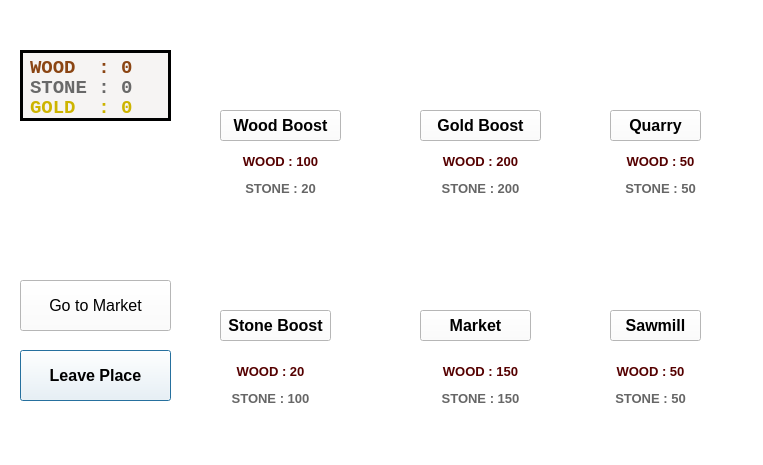
<?xml version="1.0" encoding="UTF-8"?>
<ui version="4.0">
 <class>BuildingSite</class>
 <widget class="QDialog" name="BuildingSite">
  <property name="geometry">
   <rect>
    <x>0</x>
    <y>0</y>
    <width>763</width>
    <height>465</height>
   </rect>
  </property>
  <property name="windowTitle">
   <string>BuildingSite</string>
  </property>
  <property name="styleSheet">
   <string notr="true">background-color:rgb(255,255,255)</string>
  </property>
  <widget class="QLabel" name="Sawmill">
   <property name="geometry">
    <rect>
     <x>600</x>
     <y>200</y>
     <width>110</width>
     <height>90</height>
    </rect>
   </property>
   <property name="text">
    <string/>
   </property>
   <property name="pixmap">
    <pixmap resource="files.qrc">:/images/Imgs/place.png</pixmap>
   </property>
   <property name="scaledContents">
    <bool>true</bool>
   </property>
  </widget>
  <widget class="QPushButton" name="exit">
   <property name="geometry">
    <rect>
     <x>20</x>
     <y>350</y>
     <width>151</width>
     <height>51</height>
    </rect>
   </property>
   <property name="font">
    <font>
     <pointsize>12</pointsize>
     <weight>75</weight>
     <bold>true</bold>
    </font>
   </property>
   <property name="text">
    <string>Leave Place</string>
   </property>
  </widget>
  <widget class="QPushButton" name="Buildsawmill">
   <property name="geometry">
    <rect>
     <x>610</x>
     <y>310</y>
     <width>91</width>
     <height>31</height>
    </rect>
   </property>
   <property name="font">
    <font>
     <pointsize>12</pointsize>
     <weight>75</weight>
     <bold>true</bold>
    </font>
   </property>
   <property name="text">
    <string>Sawmill</string>
   </property>
  </widget>
  <widget class="QPushButton" name="BuildStoneBoost">
   <property name="geometry">
    <rect>
     <x>220</x>
     <y>310</y>
     <width>111</width>
     <height>31</height>
    </rect>
   </property>
   <property name="font">
    <font>
     <pointsize>12</pointsize>
     <weight>75</weight>
     <bold>true</bold>
    </font>
   </property>
   <property name="text">
    <string>Stone Boost</string>
   </property>
  </widget>
  <widget class="QPushButton" name="BuildQuarry">
   <property name="geometry">
    <rect>
     <x>610</x>
     <y>110</y>
     <width>91</width>
     <height>31</height>
    </rect>
   </property>
   <property name="font">
    <font>
     <pointsize>12</pointsize>
     <weight>75</weight>
     <bold>true</bold>
    </font>
   </property>
   <property name="text">
    <string>Quarry</string>
   </property>
  </widget>
  <widget class="QPushButton" name="BuildWoodBoost">
   <property name="geometry">
    <rect>
     <x>220</x>
     <y>110</y>
     <width>121</width>
     <height>31</height>
    </rect>
   </property>
   <property name="font">
    <font>
     <pointsize>12</pointsize>
     <weight>75</weight>
     <bold>true</bold>
    </font>
   </property>
   <property name="text">
    <string>Wood Boost</string>
   </property>
  </widget>
  <widget class="QPushButton" name="BuildGoldBoost">
   <property name="geometry">
    <rect>
     <x>420</x>
     <y>110</y>
     <width>121</width>
     <height>31</height>
    </rect>
   </property>
   <property name="font">
    <font>
     <pointsize>12</pointsize>
     <weight>75</weight>
     <bold>true</bold>
    </font>
   </property>
   <property name="text">
    <string>Gold Boost</string>
   </property>
  </widget>
  <widget class="QPushButton" name="BuildMarket">
   <property name="geometry">
    <rect>
     <x>420</x>
     <y>310</y>
     <width>111</width>
     <height>31</height>
    </rect>
   </property>
   <property name="font">
    <font>
     <pointsize>12</pointsize>
     <weight>75</weight>
     <bold>true</bold>
    </font>
   </property>
   <property name="text">
    <string>Market</string>
   </property>
  </widget>
  <widget class="QLabel" name="WoodBoost">
   <property name="geometry">
    <rect>
     <x>230</x>
     <y>10</y>
     <width>111</width>
     <height>91</height>
    </rect>
   </property>
   <property name="text">
    <string/>
   </property>
   <property name="pixmap">
    <pixmap resource="files.qrc">:/images/Imgs/place.png</pixmap>
   </property>
   <property name="scaledContents">
    <bool>true</bool>
   </property>
  </widget>
  <widget class="QLabel" name="GoldBoost">
   <property name="geometry">
    <rect>
     <x>430</x>
     <y>10</y>
     <width>111</width>
     <height>91</height>
    </rect>
   </property>
   <property name="text">
    <string/>
   </property>
   <property name="pixmap">
    <pixmap resource="files.qrc">:/images/Imgs/place.png</pixmap>
   </property>
   <property name="scaledContents">
    <bool>true</bool>
   </property>
  </widget>
  <widget class="QLabel" name="Quarry">
   <property name="geometry">
    <rect>
     <x>600</x>
     <y>10</y>
     <width>111</width>
     <height>91</height>
    </rect>
   </property>
   <property name="text">
    <string/>
   </property>
   <property name="pixmap">
    <pixmap resource="files.qrc">:/images/Imgs/place.png</pixmap>
   </property>
   <property name="scaledContents">
    <bool>true</bool>
   </property>
  </widget>
  <widget class="QLabel" name="StoneBoost">
   <property name="geometry">
    <rect>
     <x>220</x>
     <y>210</y>
     <width>111</width>
     <height>91</height>
    </rect>
   </property>
   <property name="text">
    <string/>
   </property>
   <property name="pixmap">
    <pixmap resource="files.qrc">:/images/Imgs/place.png</pixmap>
   </property>
   <property name="scaledContents">
    <bool>true</bool>
   </property>
  </widget>
  <widget class="QLabel" name="Market">
   <property name="geometry">
    <rect>
     <x>420</x>
     <y>200</y>
     <width>111</width>
     <height>91</height>
    </rect>
   </property>
   <property name="text">
    <string/>
   </property>
   <property name="pixmap">
    <pixmap resource="files.qrc">:/images/Imgs/place.png</pixmap>
   </property>
   <property name="scaledContents">
    <bool>true</bool>
   </property>
  </widget>
  <widget class="QFrame" name="frame">
   <property name="geometry">
    <rect>
     <x>20</x>
     <y>50</y>
     <width>151</width>
     <height>71</height>
    </rect>
   </property>
   <property name="maximumSize">
    <size>
     <width>1200</width>
     <height>600</height>
    </size>
   </property>
   <property name="styleSheet">
    <string notr="true">background-color:rgb(246, 244, 243)</string>
   </property>
   <property name="frameShape">
    <enum>QFrame::Box</enum>
   </property>
   <property name="frameShadow">
    <enum>QFrame::Plain</enum>
   </property>
   <property name="lineWidth">
    <number>3</number>
   </property>
   <property name="midLineWidth">
    <number>4</number>
   </property>
   <widget class="QLabel" name="AmountOfGold">
    <property name="geometry">
     <rect>
      <x>10</x>
      <y>50</y>
      <width>131</width>
      <height>16</height>
     </rect>
    </property>
    <property name="font">
     <font>
      <family>Courier New</family>
      <pointsize>14</pointsize>
      <weight>75</weight>
      <bold>true</bold>
     </font>
    </property>
    <property name="styleSheet">
     <string notr="true">color:rgb(205,180,0)</string>
    </property>
    <property name="text">
     <string>GOLD  : 0</string>
    </property>
    <property name="alignment">
     <set>Qt::AlignLeading|Qt::AlignLeft|Qt::AlignVCenter</set>
    </property>
   </widget>
   <widget class="QLabel" name="AmountOfStone">
    <property name="geometry">
     <rect>
      <x>10</x>
      <y>30</y>
      <width>131</width>
      <height>16</height>
     </rect>
    </property>
    <property name="font">
     <font>
      <family>Courier New</family>
      <pointsize>14</pointsize>
      <weight>75</weight>
      <bold>true</bold>
     </font>
    </property>
    <property name="styleSheet">
     <string notr="true">color:rgb(105,105,105)</string>
    </property>
    <property name="text">
     <string>STONE : 0</string>
    </property>
    <property name="alignment">
     <set>Qt::AlignLeading|Qt::AlignLeft|Qt::AlignVCenter</set>
    </property>
   </widget>
   <widget class="QLabel" name="AmountOfWood">
    <property name="geometry">
     <rect>
      <x>10</x>
      <y>10</y>
      <width>131</width>
      <height>16</height>
     </rect>
    </property>
    <property name="font">
     <font>
      <family>Courier New</family>
      <pointsize>14</pointsize>
      <weight>75</weight>
      <bold>true</bold>
     </font>
    </property>
    <property name="styleSheet">
     <string notr="true">color:	rgb(139,69,19)</string>
    </property>
    <property name="text">
     <string>WOOD  : 0</string>
    </property>
    <property name="alignment">
     <set>Qt::AlignLeading|Qt::AlignLeft|Qt::AlignVCenter</set>
    </property>
   </widget>
  </widget>
  <widget class="QPushButton" name="pushButton">
   <property name="geometry">
    <rect>
     <x>20</x>
     <y>280</y>
     <width>151</width>
     <height>51</height>
    </rect>
   </property>
   <property name="font">
    <font>
     <pointsize>12</pointsize>
    </font>
   </property>
   <property name="text">
    <string>Go to Market</string>
   </property>
  </widget>
  <widget class="QLabel" name="label_Quarry">
   <property name="geometry">
    <rect>
     <x>610</x>
     <y>150</y>
     <width>101</width>
     <height>51</height>
    </rect>
   </property>
   <property name="font">
    <font>
     <pointsize>10</pointsize>
     <weight>75</weight>
     <bold>true</bold>
    </font>
   </property>
   <property name="text">
    <string>&lt;html&gt;&lt;head/&gt;&lt;body&gt;&lt;p align=&quot;center&quot;&gt;&lt;span style=&quot; color:#550000;&quot;&gt;WOOD : 50&lt;/span&gt;&lt;/p&gt;&lt;p align=&quot;center&quot;&gt;&lt;span style=&quot; color:#666666;&quot;&gt;STONE : 50&lt;/span&gt;&lt;/p&gt;&lt;/body&gt;&lt;/html&gt;</string>
   </property>
  </widget>
  <widget class="QLabel" name="label_goldboost">
   <property name="geometry">
    <rect>
     <x>430</x>
     <y>150</y>
     <width>101</width>
     <height>51</height>
    </rect>
   </property>
   <property name="font">
    <font>
     <pointsize>10</pointsize>
     <weight>75</weight>
     <bold>true</bold>
    </font>
   </property>
   <property name="text">
    <string>&lt;html&gt;&lt;head/&gt;&lt;body&gt;&lt;p align=&quot;center&quot;&gt;&lt;span style=&quot; color:#550000;&quot;&gt;WOOD : 200&lt;/span&gt;&lt;/p&gt;&lt;p align=&quot;center&quot;&gt;&lt;span style=&quot; color:#666666;&quot;&gt;STONE : 200&lt;/span&gt;&lt;/p&gt;&lt;/body&gt;&lt;/html&gt;</string>
   </property>
  </widget>
  <widget class="QLabel" name="label_woodboost">
   <property name="geometry">
    <rect>
     <x>230</x>
     <y>150</y>
     <width>101</width>
     <height>51</height>
    </rect>
   </property>
   <property name="font">
    <font>
     <pointsize>10</pointsize>
     <weight>75</weight>
     <bold>true</bold>
    </font>
   </property>
   <property name="text">
    <string>&lt;html&gt;&lt;head/&gt;&lt;body&gt;&lt;p align=&quot;center&quot;&gt;&lt;span style=&quot; color:#550000;&quot;&gt;WOOD : 100&lt;/span&gt;&lt;/p&gt;&lt;p align=&quot;center&quot;&gt;&lt;span style=&quot; color:#666666;&quot;&gt;STONE : 20&lt;/span&gt;&lt;/p&gt;&lt;/body&gt;&lt;/html&gt;</string>
   </property>
  </widget>
  <widget class="QLabel" name="label_stoneboost">
   <property name="geometry">
    <rect>
     <x>220</x>
     <y>360</y>
     <width>101</width>
     <height>51</height>
    </rect>
   </property>
   <property name="font">
    <font>
     <pointsize>10</pointsize>
     <weight>75</weight>
     <bold>true</bold>
    </font>
   </property>
   <property name="text">
    <string>&lt;html&gt;&lt;head/&gt;&lt;body&gt;&lt;p align=&quot;center&quot;&gt;&lt;span style=&quot; color:#550000;&quot;&gt;WOOD : 20&lt;/span&gt;&lt;/p&gt;&lt;p align=&quot;center&quot;&gt;&lt;span style=&quot; color:#666666;&quot;&gt;STONE : 100&lt;/span&gt;&lt;/p&gt;&lt;/body&gt;&lt;/html&gt;</string>
   </property>
  </widget>
  <widget class="QLabel" name="label_5">
   <property name="geometry">
    <rect>
     <x>430</x>
     <y>360</y>
     <width>101</width>
     <height>51</height>
    </rect>
   </property>
   <property name="font">
    <font>
     <pointsize>10</pointsize>
     <weight>75</weight>
     <bold>true</bold>
    </font>
   </property>
   <property name="text">
    <string>&lt;html&gt;&lt;head/&gt;&lt;body&gt;&lt;p align=&quot;center&quot;&gt;&lt;span style=&quot; color:#550000;&quot;&gt;WOOD : 150&lt;/span&gt;&lt;/p&gt;&lt;p align=&quot;center&quot;&gt;&lt;span style=&quot; color:#666666;&quot;&gt;STONE : 150&lt;/span&gt;&lt;/p&gt;&lt;/body&gt;&lt;/html&gt;</string>
   </property>
  </widget>
  <widget class="QLabel" name="label_Sawmill">
   <property name="geometry">
    <rect>
     <x>600</x>
     <y>360</y>
     <width>101</width>
     <height>51</height>
    </rect>
   </property>
   <property name="font">
    <font>
     <pointsize>10</pointsize>
     <weight>75</weight>
     <bold>true</bold>
    </font>
   </property>
   <property name="text">
    <string>&lt;html&gt;&lt;head/&gt;&lt;body&gt;&lt;p align=&quot;center&quot;&gt;&lt;span style=&quot; color:#550000;&quot;&gt;WOOD : 50&lt;/span&gt;&lt;/p&gt;&lt;p align=&quot;center&quot;&gt;&lt;span style=&quot; color:#666666;&quot;&gt;STONE : 50&lt;/span&gt;&lt;/p&gt;&lt;/body&gt;&lt;/html&gt;</string>
   </property>
  </widget>
 </widget>
 <resources>
  <include location="files.qrc"/>
 </resources>
 <connections/>
</ui>
